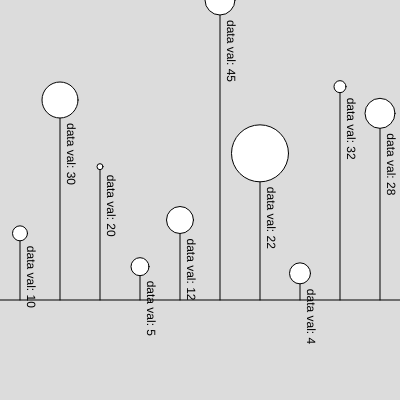
Frame 1 (no input)
Frame 60 (no input): identical to frame 1, image omitted
Frame 120 (the mouse pressed at the canvas centre since frame 60): identical to frame 1, image omitted

The p5.js sketch that drew this single still picture (run headless with seeded random() and noise() and a simulated clock; from frame 60 on, the mouse is pressed at the canvas centre):

// p5.js sketch
// ── sketch.js
// let d1=1
// let d2=30
// let d3=20
let d=[10,30,20,5,12,45,22,4,32,28]
let d2=[5,12,2,6,9,10,19,7,4,10]

let range
let multiplier

function setup() {
  createCanvas(400, 400);
  range=max(d)
  multiplier=300/range
  console.log(range)
}

function draw() {
  background(220);
  // circle(100,200,d1*5)
  // circle(200,200,d2*5)
  // circle(300,200,d3*5)
  let step=width/d.length
  line(0,300,width,300)
  for(let i=0; i<d.length; i++){
    // circle(i*step+step/2,300,d[i])
    line(i*step+step/2,300,i*step+step/2,300-d[i]*multiplier)
    circle(i*step+step/2,300-d[i]*multiplier,d2[i]*3)
    push()
    translate(i*step+step/2,300-d[i]*multiplier)
    rotate(PI/2)
    textAlign(LEFT,CENTER)
    text("data val: "+d[i],d2[i]*1.5+5,-10)
    pop()
  }
}
